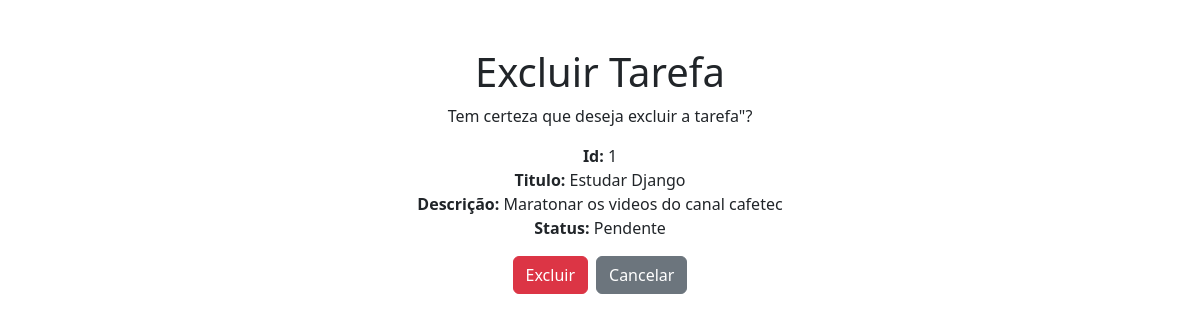
The app's page /deletar/1/ with its own data.
### core/models.py (models this page shows, shortened)
class Tarefa(models.Model):
    titulo = models.CharField(max_length=50, blank=False, null=False)
    descricao = models.CharField(max_length=500, blank=False, null=False)
    data = models.DateField(null=False)
    status = models.BooleanField(null=False)

### core/views.py (the view)
# urls.py: path('deletar/<int:id>/', deletar_tarefa, name='deletar_tarefa'),
def deletar_tarefa(request, id):
    tarefa = Tarefa.objects.get(id=id)
    if request.method == 'POST':
        tarefa.delete()
        return redirect('tarefas')
    return render(request, 'core/deletar_tarefa.html', {'tarefa': tarefa})

### templates/core/deletar_tarefa.html (shortened to what this page needs)
<!DOCTYPE html>
<html lang="pt-br">
<head>
    <link href="https://cdn.jsdelivr.net/npm/bootstrap@5.3.8/dist/css/bootstrap.min.css" rel="stylesheet">
</head>
<body>
    <div class="container mt-5">
        <h1 class="text-center mt-5">Excluir Tarefa</h1>
        <p class="text-center">Tem certeza que deseja excluir a tarefa"?</p>
        <p class="text-center">
            <strong>Id:</strong> {{ tarefa.id }}<br>
            <strong>Titulo:</strong> {{ tarefa.titulo }}<br>
            <strong>Descrição:</strong> {{ tarefa.descricao }}<br>
            <strong>Status:</strong> {% if tarefa.status %} Concluída {% else %} Pendente {% endif %}
        </p>
        <form method="POST" action="">
            <div class="d-flex justify-content-center gap-2">
                <button type="submit" class="btn btn-danger">Excluir</button>
                <a class="btn btn-secondary" href="{% url 'tarefas' %}">Cancelar</a>
            </div>
        </form>
    </div>
</body>
</html>

### records on screen
Tarefa: id "1", titulo "Estudar Django", descricao "Maratonar os videos do canal cafetec"
